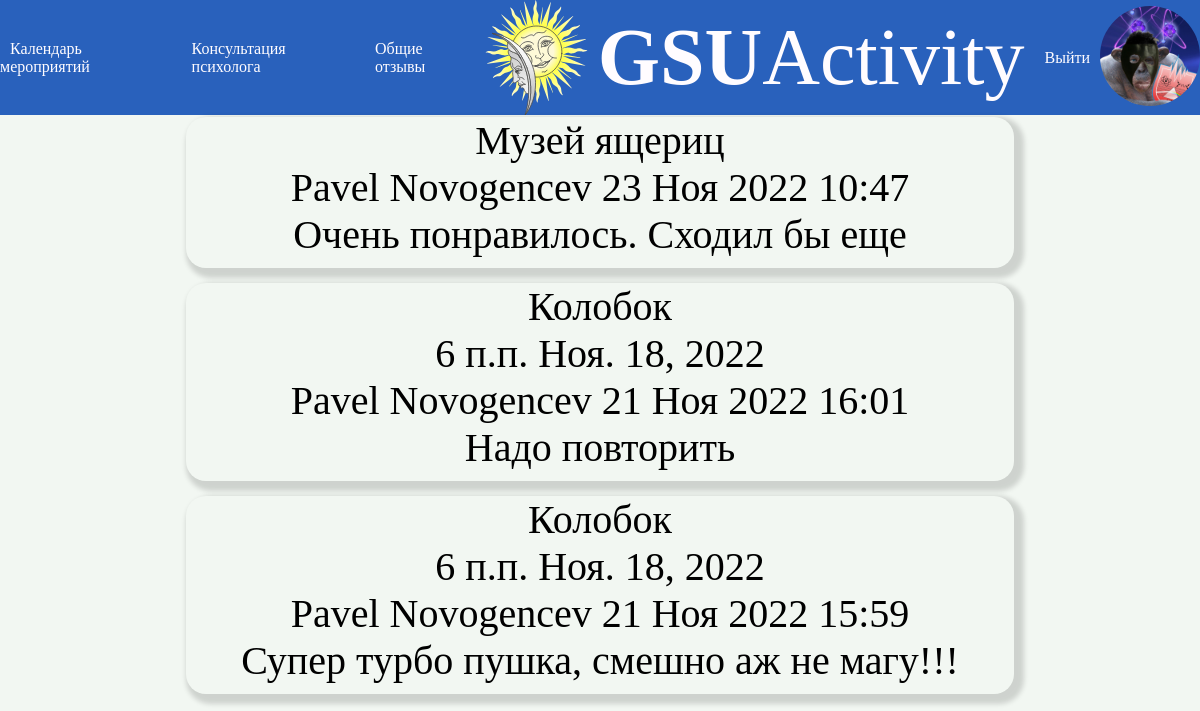
The app's page /otz/ (signed in) with its own data.
### news/models.py (models this page shows, shortened)
class AdvUser(AbstractUser):
    fac = (
        ('bio','Биологический факультет'),
        ('geo','Геолого-географический факультет'),
        ('ist','Факультет истории и межкультурных коммуникаций'),
        ('in','Факультет иностранных языков'),
        ('mat','Факультет математитики и ТП'),
        ('psi','Факультет психологии и педагогики'),
        ('fiz','Факультет физики и ИТ'),
        ('ffk','Факультет физической культуры'),
        ('fil','Филологический факультет'),
        ('eko','Экономический факультет'),
        ('yr','Юридичесий факультет'),
        )
    is_activated = models.BooleanField(default=True, db_index=True,verbose_name='Прошел активацию')
    avatar = models.ImageField(null=True, blank=True, upload_to="image/profile/",verbose_name='Аватарка')
    phone_num = models.CharField(unique = True, null = True, blank = False, max_length=13,verbose_name='Номер телефона')
    faculty = models.CharField(null = True, blank =False,choices=fac,max_length=50,verbose_name='Факультет')
    group = models.CharField(null = True, blank = False,max_length=10,verbose_name='Группа')
    class Meta(AbstractUser.Meta):
        pass

class Comment(models.Model):
    post = models.ForeignKey(Post, on_delete=models.CASCADE, blank=True ,null=True,verbose_name='Мероприятие')
    vist = models.ForeignKey(Vist, on_delete=models.CASCADE, blank=True , null=True,verbose_name='Выставка')
    content = models.TextField(null=True, blank=False,verbose_name='Контент')
    author = models.CharField(max_length=30,verbose_name='Автор')
    pubdate = models.DateTimeField(auto_now_add=True, db_index=True,verbose_name='Дата публикации')
    moderation = models.BooleanField(default=False,verbose_name='Модерация')
    class Meta:
        verbose_name_plural = 'Отзывы'
        verbose_name = 'Отзыв'
        ordering = ['-pubdate']

class Vist(models.Model):
    name = models.CharField(null=True, blank=False,max_length=100,verbose_name='Название')
    content = models.TextField(null=True, blank=False,verbose_name='Контент')
    image = models.ImageField(upload_to='image/%Y/%m/%d/', blank=True, null=True,verbose_name='Изображение')
    file = models.FileField(upload_to='files/%Y/%m/%d/', blank=True, null=True,verbose_name='Приклепленные файлы')
    video = models.FileField(upload_to='video/%Y/%m/%d/', blank=True, null=True,verbose_name='Видео')
    audio = models.FileField(upload_to='audio/%Y/%m/%d/', blank=True, null=True,verbose_name='Аудио')
    author = models.ForeignKey(AdvUser, on_delete=models.CASCADE, null=True,verbose_name='Автор')
    pubdate = models.DateTimeField(auto_now_add=True, db_index=True, verbose_name='Дата публикации')
    stoim = models.CharField(null = True, blank = False, max_length=10,verbose_name='Стоимость')
    event = models.ManyToManyField(Event,related_name='Даты',blank=True,verbose_name='Время и дата')
    class Meta:
        verbose_name_plural = 'Выставки'
        verbose_name = 'Выставка'
        ordering = ['pubdate']

class Post(models.Model):
    tag = (
        ('cult','Культурно-досуговая деятельность'),
        ('sport','Спортивная деятельность'),
        ('mass','Массовые мероприятия и выставки'),
        ('trud','Трудовая и волонтерская деятельность'),
        )
    name = models.CharField(null=True, blank=False,max_length=100,verbose_name='Заголовок')
    content = models.TextField(null=True, blank=False,verbose_name='Контент')
    image = models.ImageField(upload_to='image/%Y/%m/%d/', blank=True, null=True,verbose_name='Изображение')
    file = models.FileField(upload_to='files/%Y/%m/%d/', blank=True, null=True,verbose_name='Приклепленные файлы')
    video = models.FileField(upload_to='video/%Y/%m/%d/', blank=True, null=True,verbose_name='Видео')
    audio = models.FileField(upload_to='audio/%Y/%m/%d/', blank=True, null=True,verbose_name='Аудио')
    author = models.ForeignKey(AdvUser, on_delete=models.CASCADE, null=True,verbose_name='Автор')
    pubdate = models.DateTimeField(auto_now_add=True, db_index=True, verbose_name='Дата публикации')
    eventtime = models.TimeField(db_index=True,null=True,blank=False,verbose_name='Время')
    eventdate = models.DateField(db_index=True,null=True,blank=False,verbose_name='Дата')
    stoim = models.CharField(null = True, blank = False, max_length=10,verbose_name='Стоимость')
    mesta = models.IntegerField(null = True, blank = False,default=2,validators=[MinValueValidator(0)],verbose_name='Количество мест')
    tags = models.CharField( blank = False,choices=tag, max_length=50,verbose_name='Тэг')
    zapisi = models.ManyToManyField(AdvUser, related_name='Записаные',blank=True,verbose_name='Записаные')
    class Meta:
        verbose_name_plural = 'События'
        verbose_name = 'Событие'
        ordering = ['eventdate']

### news/views.py (the view)
# urls.py: path('otz/', otz, name='otz'),
def otz(request):
	comments = Comment.objects.filter(moderation=True)
	return render(request, 'news/otz.html', {'comments': comments})

### news/templates/news/otz.html
{% extends "layout/basic.html" %}
{% block content %}
	{% if comments %}
			{% for comment in comments %}
			<div class="profile">
				{% if comment.post.name %}
				{{ comment.post.name}}<br>
				{{ comment.post.eventtime }} {{ comment.post.eventdate }}<br>
				{% else %}
				{{ comment.vist.name }}<br>
				{% endif %}
				{{ comment.author }} {{ comment.pubdate|date:"d M Y H:i" }}<br>
				{{ comment.content|urlize }}<br>
			</div>
			{% endfor %}
		{% endif %}
{% endblock %}

### news/templates/layout/basic.html (shortened to what this page needs)
{% load static %}
<!DOCTYPE html>
<html>
<head>
	<link rel="stylesheet" type="text/css" href="{% static 'news/style.css' %}">
</head>
<body>
	<header>
		<nav class="nav">
			<div class="dropdown">
				<a href="{% url 'news:index' %}"  class="link dropdtn">Календарь мероприятий</a>
			</div>
			<a href="{% url 'news:consult' %}"  class="link">Консультация психолога</a>
			<a href="{% url 'news:otz' %}"  class="link">Общие отзывы</a>
  		</nav>
  		<div class="logo ">
  			<img src="\static\news\logo.svg"><a href="{% url 'news:index' %} " class="logo_link"><strong>GSU</strong>Activity</a>
  		</div>
     	<div class="log">
     		{% if user.is_authenticated %}
     			<a href="{% url 'news:logout' %}" class="link">Выйти</a>
				<a href="{% url 'news:profile' %}">
					{% if user.avatar %}
      					<img class="avatar" src="{{ user.avatar.url }}">
    				{% else %}
      					<img class="avatar" src="\static\news\user.png">
    				{% endif %}
			    </a>
			{% else %}
				<a href="{% url 'news:login' %}" class="link">Войти</a>
				<a href="{% url 'news:register' %}" class="link">Регистрация</a>
			{% endif %}
		</div>
	</header>
	<section>
		{% block content %}
		{% endblock %}
	</section>
</body>
</html>

### news/static/news/style.css (style rules this page uses)
body { background: #F2F7F2; background-attachment: fixed; background-size: cover; }
header { display: flex; justify-content: space-around; background: #2961BC; flex-direction: row; align-items: center; margin: -8px; }
.logo { display: flex; align-items: center; font-size: 80px; }
.nav { display: flex; align-items: center; }
.log { display: flex; align-items: center; }
section { display: flex; flex-direction: column; align-items: center; flex-wrap:wrap; }
.avatar { width: 100px; height: 100px; border-radius: 50%; }
.link { margin: 10px; text-decoration: none; color: #fffcff; }
.logo_link { color: #fffcff; margin: 10px; text-decoration: none; }
.profile { margin-top: 10px; font-size: 40px; margin-bottom: 5px; border-radius: 20px; width:70%; box-shadow: 5px 5px 5px 5px rgba(0,0,0,0.15); margin-bottom: 5px; padding-bottom: 10px; display: flex; flex-direction: column; align-items: center; text-align: center; flex-wrap:wrap; }
.dropdown { position: relative; }

### records on screen
AdvUser: avatar (picture)
Comment: vist.name "Музей ящериц", author "Pavel Novogencev", pubdate "23 Ноя 2022 10:47", content "Очень понравилось. Сходил бы еще"
Comment: post.name "Колобок", post.eventtime "6 п.п.", post.eventdate "Ноя. 18, 2022", author "Pavel Novogencev", pubdate "21 Ноя 2022 16:01", content "Надо повторить"
Comment: post.name "Колобок", post.eventtime "6 п.п.", post.eventdate "Ноя. 18, 2022", author "Pavel Novogencev", pubdate "21 Ноя 2022 15:59", content "Супер турбо пушка, смешно аж не магу!!!"
